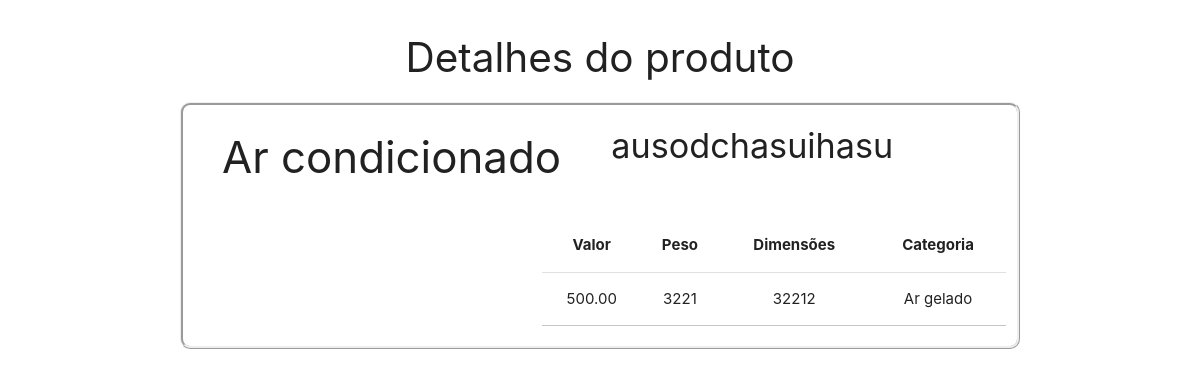
The app's page /adm/produtos/detalhesproduto.php?codigo=02121 with its own data.
### tables this page shows
CREATE TABLE `produto` (
  `codigo_prod` varchar(10) NOT NULL,
  `nome_pro` varchar(50) DEFAULT NULL,
  `descricao` varchar(255) DEFAULT NULL,
  `valor_unitario` decimal(10,2) DEFAULT NULL,
  `quantidade` decimal(5,2) DEFAULT NULL,
  `peso` varchar(10) DEFAULT NULL,
  `dimensoes` varchar(15) DEFAULT NULL,
  `unidade_Venda` varchar(3) DEFAULT NULL,
  `id` int(11) NOT NULL,
  `imgprincipal` varchar(100) NOT NULL
);

CREATE TABLE `categoria` (
  `id` int(11) NOT NULL,
  `nome` varchar(50) NOT NULL
);

### adm/produtos/detalhesproduto.php (the view, shortened to what this page needs)
<!DOCTYPE html>
<html lang="pt-br">
<head>
    <link rel="stylesheet" href="https://cdnjs.cloudflare.com/ajax/libs/materialize/1.0.0/css/materialize.min.css">
</head>
<body>
    <div class="container-fluid" style="text-align: center;">
    <?php
                $Codigo = $_REQUEST["codigo"];
                $conexao = conectar();
                $sql = "SELECT * FROM produto WHERE codigo_prod =".$Codigo;
                $resultado = $conexao->query($sql);
                $sql = "SELECT * FROM categoria";
                $resultado2 = $conexao->query($sql);
    echo '<h2 style="font-size: 270%;">Detalhes do produto</h2>';
     foreach ($resultado as $produtos){
   echo '<div class="container" style="border-style:ridge; border-radius: 10px;">';
       echo '<div class="row">';
           echo '<div class="col s6">';
               echo '<h3>'.$produtos["nome_pro"].'</h3>';
              echo '</div>';
              echo '<div class="col s6" style="text-align: left;">';
              echo '<h4>'.$produtos["descricao"].'</h4>';
              echo '</div>';
       echo '</div>';
       echo '<div class="row">';
           echo '<div class="col s5">';
              echo '</div>';
               echo '<div class="col s7" style="text-align: left;">';
                echo '<table class="centered">';
                 echo '<thead>';
                  echo '<tr>';
                  echo '<th>Valor</th>';
                  echo '<th>Peso</th>';
                  echo '<th>Dimensões</th>';
                  echo '<th>Categoria</th>';
                  echo '</tr>';
                  echo '<thead>';
                  echo '<tbody>';
                  echo '<tr>';
                    echo '<td>';
                     echo $produtos["valor_unitario"];
                    echo '</td>';
                    echo '<td>';
                     echo $produtos["peso"];
                    echo '</td>';
                    echo '<td>';
                     echo $produtos["dimensoes"];
                    echo '</td>';
                     foreach($resultado2 as $categoria){
                         if($categoria["id"] == $produtos["id"]){
                           echo '<td>';
                            echo $categoria["nome"];
                           echo '</td>';
                         }
                     }
                  echo '</tbody>';
                echo '</table>';
               echo '</div>';
       echo '</div>';
   echo '</div>';
                }
      ?>
    </div>
</body>
</html>

### records on screen
produto: nome_pro "Ar condicionado", descricao "ausodchasuihasu", valor_unitario "500.00", peso "3221", dimensoes "32212"
categoria: nome "Ar gelado"
